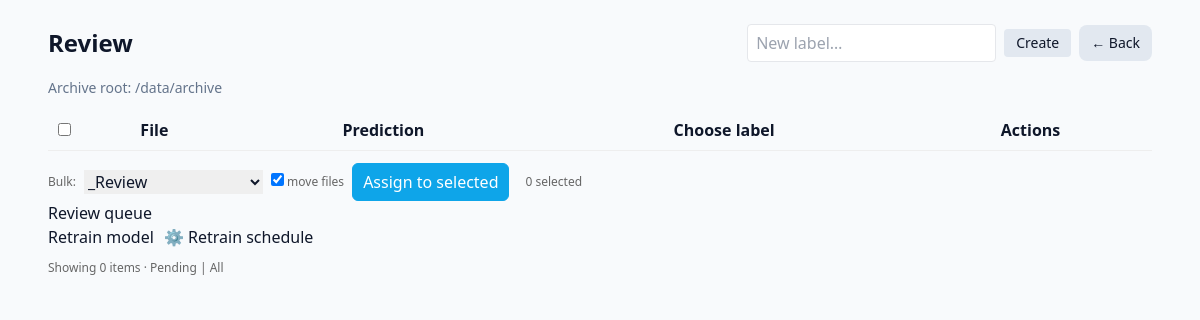
/review?only_pending=0, run on an earlier commit of the app's database.
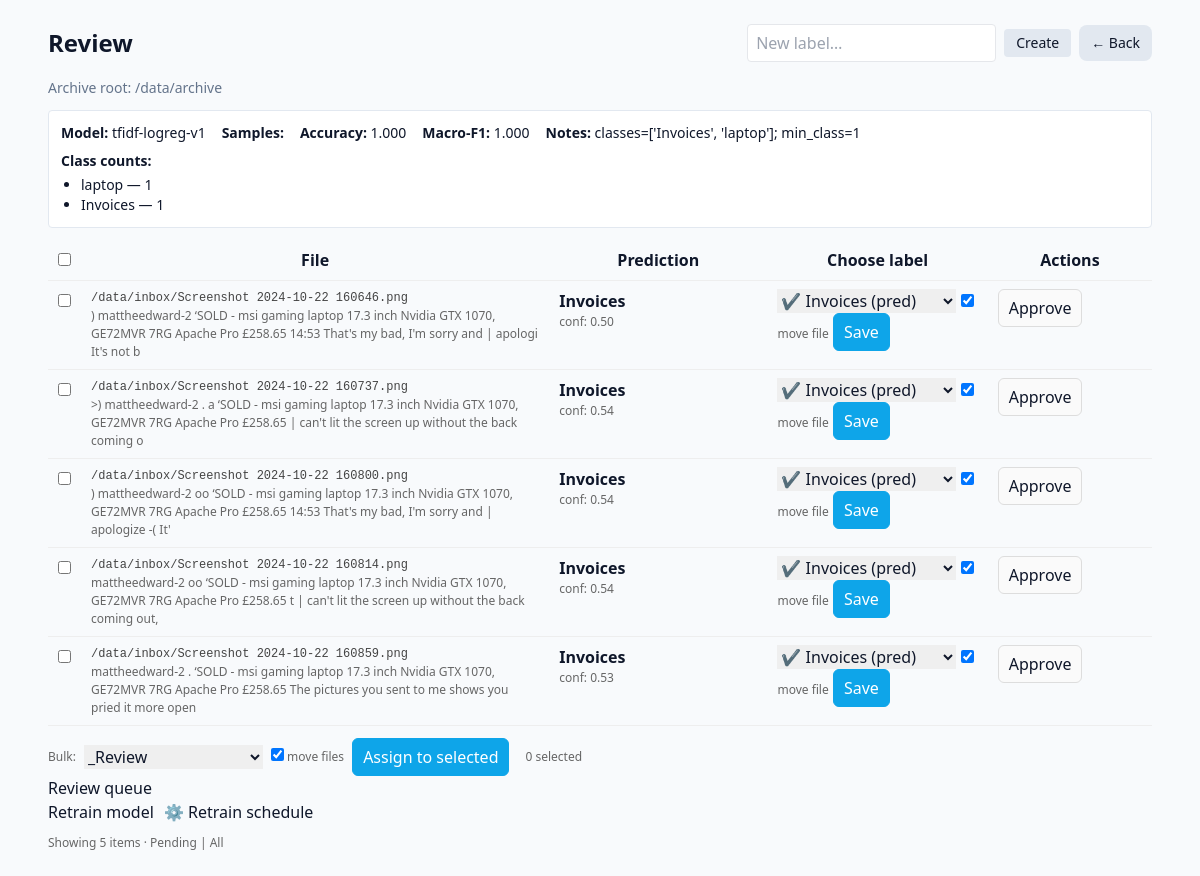
And on a later commit of the database.
### tables this page shows
CREATE TABLE ml_models (
  id         INTEGER PRIMARY KEY,
  version    TEXT NOT NULL,
  path       TEXT NOT NULL,
  trained_at TIMESTAMP DEFAULT CURRENT_TIMESTAMP,
  accuracy   REAL,
  macro_f1   REAL,
  notes      TEXT
);

CREATE TABLE ml_samples (
  file_hash       TEXT PRIMARY KEY,
  path            TEXT,
  text            TEXT,
  predicted_label TEXT,
  confidence      REAL,
  created_at      TIMESTAMP DEFAULT CURRENT_TIMESTAMP,
  updated_at      TIMESTAMP DEFAULT CURRENT_TIMESTAMP
);

### nas_file_organizer/web/review_router.py (the view)
@router.get("", response_class=HTMLResponse, name="review_page")  # -> GET /review
def review_page(request: Request, only_pending: int = 1):
    sql = """
      SELECT s.file_hash, s.path, s.text, s.predicted_label, s.confidence,
             (SELECT label FROM ml_labels WHERE file_hash = s.file_hash) AS gold_label
      FROM ml_samples AS s
      ORDER BY s.created_at DESC LIMIT 100
    """
    with db() as con:
        rows = con.execute(sql).fetchall()
    if only_pending:
        rows = [r for r in rows if r["gold_label"] is None]
    return templates.TemplateResponse("review.html", {
        "request": request,
        "rows": rows,
        "labels": _labels(),
        "archive_root": ARCHIVE_ROOT,
        "metrics": latest_metrics(),
        "class_counts": per_class_counts(),
    })

### templates/review.html (shortened to what the changed rows need)
<!doctype html>
<html>
<head>
  <script src="https://cdn.tailwindcss.com"></script>
</head>
<body class="bg-slate-50 text-slate-900">
  <div class="max-w-6xl mx-auto p-6">
    <div class="flex items-center justify-between mb-4">
      <h1 class="text-2xl font-bold">Review</h1>
      <div class="flex items-center gap-2">
      </div>
    </div>
    <p class="text-slate-500 text-sm mb-3">Archive root: {{ archive_root }}</p>
{% if metrics %}
<div class="bg-white rounded border border-slate-200 p-3 mb-3">
  <div class="flex flex-wrap gap-4 items-baseline text-sm">
    <div><span class="font-semibold">Model:</span> {{ metrics.version }}</div>
    {% if metrics.samples is not none %}<div><span class="font-semibold">Samples:</span> {{ metrics.samples }}</div>{% endif %}
    <div><span class="font-semibold">Accuracy:</span>
      {% if metrics.accuracy is not none %}{{ '%.3f'|format(metrics.accuracy) }}{% else %}n/a{% endif %}
    </div>
    <div><span class="font-semibold">Macro-F1:</span>
      {% if metrics.macro_f1 is not none %}{{ '%.3f'|format(metrics.macro_f1) }}{% else %}n/a{% endif %}
    </div>
    {% if metrics.notes %}<div><span class="font-semibold">Notes:</span> {{ metrics.notes }}</div>{% endif %}
  </div>
  {% if class_counts and class_counts|length > 0 %}
  <div class="mt-2 text-sm">
    <span class="font-semibold">Class counts:</span>
    <ul class="list-disc ml-5 mt-1">
      {% for label, n in class_counts[:8] %}
      <li>{{ label }} — {{ n }}</li>
      {% endfor %}
    </ul>
  </div>
  {% endif %}
</div>
{% endif %}
    <table>
      <thead>
        <tr>
          <th style="width:2%"><input type="checkbox" id="checkAll"/></th>
          <th>File</th>
          <th>Prediction</th>
          <th>Choose label</th>
          <th class="actions">Actions</th>
        </tr>
      </thead>
      <tbody>
        {% for r in rows %}
        <tr>
          <td>
            <input type="checkbox" name="file_hash" value="{{ r['file_hash'] }}" class="rowCheck" form="bulkForm"/>
          </td>
          <td style="width:43%">
            <div class="path">{{ r["path"] }}</div>
            <div class="muted">{{ (r["text"] or "")[:160] }}</div>
          </td>
          <td style="width:20%">
            <div><strong>{{ r["predicted_label"] or "—" }}</strong></div>
            <div class="muted conf">conf: {{ '%.2f' % (r["confidence"] or 0) }}</div>
          </td>
          <td style="width:20%">
            <form class="inline" method="post" action="/review/submit">
              <select name="corrected_label">
                {% if r["predicted_label"] %}
                  <option value="{{ r['predicted_label'] }}">✔ {{ r['predicted_label'] }} (pred)</option>
                {% endif %}
              </select>
              <label class="muted"><input type="checkbox" name="move_file" value="1" checked/> move file</label>
              <button class="btn primary" type="submit">Save</button>
            </form>
          </td>
          <td class="actions" style="width:15%">
            {% if r["predicted_label"] %}
            <form class="inline" method="post" action="/review/submit">
              <button class="btn" type="submit">Approve</button>
            </form>
            {% endif %}
          </td>
        </tr>
        {% endfor %}
      </tbody>
    </table>
    <form method="post" action="/review/bulk" id="bulkForm" style="margin-top:12px; display:flex; gap:8px; align-items:center;">
      <span class="muted">Bulk:</span>
      <select name="corrected_label">
      </select>
      <label class="muted"><input type="checkbox" name="move_file" value="1" checked/> move files</label>
      <button class="btn primary" type="submit">Assign to selected</button>
      <span id="selCount" class="muted" style="margin-left:8px;">0 selected</span>
    </form>
    <div class="top">
  <h2>Review queue</h2>
  <div style="display:flex; gap:10px; align-items:center">
  </div>
</div>
    <div class="row muted" style="margin-top:10px;">
      Showing {{ rows|length }} items ·
      <a href="/review?only_pending=1">Pending</a> |
      <a href="/review?only_pending=0">All</a>
    </div>
  </div>
</body>
</html>

What changed in the data, as far as the page shows it:
added ml_models: version "tfidf-logreg-v1", accuracy "1.000", macro_f1 "1.000", notes "classes=['Invoices', 'laptop']; min_class=1"
added ml_samples: path "/data/inbox/Screenshot 2024-10-22 160646.png", text ") mattheedward-2 ‘SOLD - msi gaming laptop 17.3 inch Nvidia GTX 1070, GE72MVR 7RG Apache Pro £258.65 14:53 That's my bad, I'm sorry and | apologi It's not b", predicted_label "Invoices", confidence "0.50", corrected_label "✔ Invoices (pred)"
added ml_samples: path "/data/inbox/Screenshot 2024-10-22 160737.png", text ">) mattheedward-2 . a ‘SOLD - msi gaming laptop 17.3 inch Nvidia GTX 1070, GE72MVR 7RG Apache Pro £258.65 | can't lit the screen up without the back coming o", predicted_label "Invoices", confidence "0.54", corrected_label "✔ Invoices (pred)"
added ml_samples: path "/data/inbox/Screenshot 2024-10-22 160800.png", text ") mattheedward-2 oo ‘SOLD - msi gaming laptop 17.3 inch Nvidia GTX 1070, GE72MVR 7RG Apache Pro £258.65 14:53 That's my bad, I'm sorry and | apologize -( It'", predicted_label "Invoices", confidence "0.54", corrected_label "✔ Invoices (pred)"
added ml_samples: path "/data/inbox/Screenshot 2024-10-22 160814.png", text "mattheedward-2 oo ‘SOLD - msi gaming laptop 17.3 inch Nvidia GTX 1070, GE72MVR 7RG Apache Pro £258.65 t | can't lit the screen up without the back coming out,", predicted_label "Invoices", confidence "0.54", corrected_label "✔ Invoices (pred)"
added ml_samples: path "/data/inbox/Screenshot 2024-10-22 160859.png", text "mattheedward-2 . ‘SOLD - msi gaming laptop 17.3 inch Nvidia GTX 1070, GE72MVR 7RG Apache Pro £258.65 The pictures you sent to me shows you pried it more open", predicted_label "Invoices", confidence "0.53", corrected_label "✔ Invoices (pred)"
Also different on the page:
{{ rows|length }}: "0" → "5"
text now shown: "Model: Samples: Accuracy: Macro-F1: Notes: Class counts:"
new list line: "laptop — 1"
new list line: "Invoices — 1"
